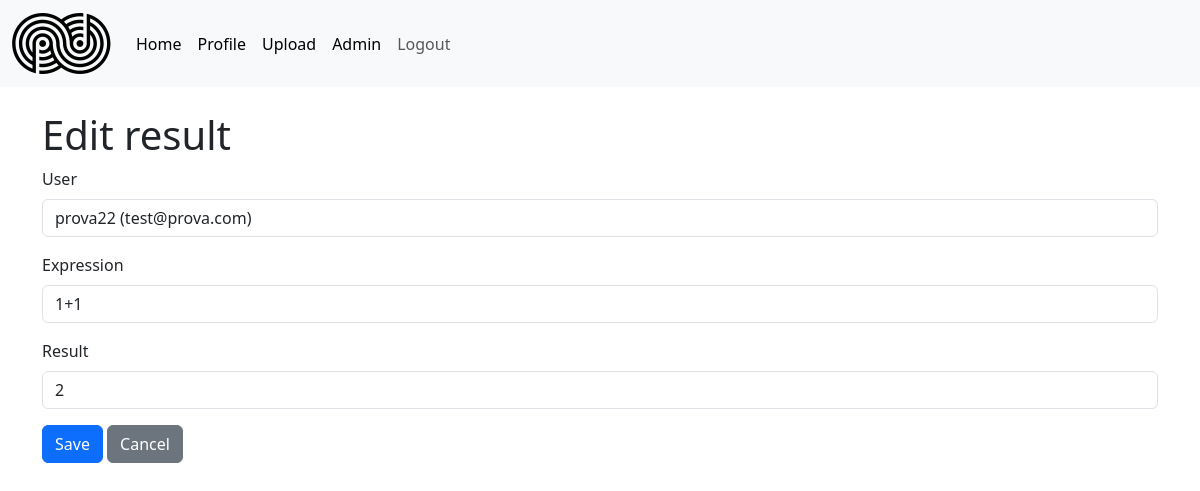
/auth/admin/results/1/edit (signed in), run on the app's committed database.
### models/model.py (models this page shows, shortened)
class Result(db.Model):
    id = db.Column(db.Integer, primary_key=True)
    user_id = db.Column(db.Integer, db.ForeignKey('user.id'), nullable=False)
    expression = db.Column(db.String(255), nullable=False)
    result = db.Column(db.String(255), nullable=False)
    timestamp = db.Column(db.DateTime, default=datetime.datetime.utcnow)
    user = db.relationship('User', backref=db.backref('results', lazy='select'))

class User(UserMixin, db.Model):
    id = db.Column(db.Integer, primary_key= True)
    username = db.Column(db.String(80), unique=True, nullable=False)
    email = db.Column(db.String(120), unique=True, nullable=False)
    password_hash = db.Column(db.String(128))  # Campo per la password criptata
    roles = db.relationship('Role', secondary=user_roles, backref=db.backref('users', lazy='dynamic'))
    def has_role(self, role_name):
        return any(role.name == role_name for role in self.roles)

### routes/auth.py (the view, shortened to what this page needs)
@login_required
@app.route('/admin/results/<int:result_id>/edit', methods=['GET', 'POST'])
def admin_edit_result(result_id):
    if not current_user.is_authenticated or not current_user.has_role('admin'):
        flash("Accesso non autorizzato!")
        return redirect(url_for('default.home'))
    res = db.session.get(Result, result_id)
    if not res:
        flash('Result non trovato')
        return redirect(url_for('auth.admin_page'))
    if request.method == 'GET':
        users = db.session.execute(db.select(User)).scalars().all()
        return render_template('admin_result_form.html', result=res, users=users)

### app.py (called while the page is built)
@login_manager.user_loader
def load_user(user_id):
    stmt = db.select(User).filter_by(id=user_id)
    user = db.session.execute(stmt).scalar_one_or_none()
    return user

### templates/admin_result_form.html (shortened to what this page needs)
{% extends "base.html" %}
{% block content %}
<div class="container mt-4">
    <h1>{{ 'Edit result' if result else 'Create result' }}</h1>
    <form method="post">
        <div class="mb-3">
            <label class="form-label">User</label>
            <select class="form-control" name="user_id" required>
                {% for u in users %}
                <option value="{{ u.id }}" {% if result and result.user_id==u.id %}selected{% endif %}>{{ u.username }} ({{ u.email }})</option>
                {% endfor %}
            </select>
        </div>
        <div class="mb-3">
            <label class="form-label">Expression</label>
            <input class="form-control" name="expression" value="{{ result.expression if result else '' }}" required />
        </div>
        <div class="mb-3">
            <label class="form-label">Result</label>
            <input class="form-control" name="result" value="{{ result.result if result else '' }}" required />
        </div>
        <button class="btn btn-primary" type="submit">Save</button>
        <a class="btn btn-secondary" href="{{ url_for('auth.admin_page') }}">Cancel</a>
    </form>
</div>
{% endblock %}

### data on the page
Result: user_id "prova22 (test@prova.com)", expression "1+1", result "2"

### other printed values
{{ 'Edit result' if result else 'Create result' }} "Edit result"
